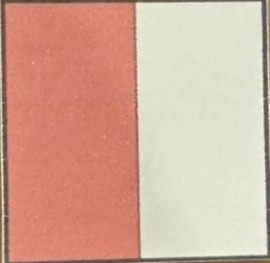
#> input picture 10.jpg, 270 x 263 px
$ python -i pyset.py   (imports and definitions only)
#> lines starting #> are read from the running program, lines starting #| are printed output that depends on the picture
from flask import Flask, request, render_template, send_file
import os
import cv2
import numpy as np
import matplotlib.pyplot as plt

def setpath(refpath, targetpath):
#> called with refpath = '10.jpg', targetpath = 'out.png'
    reference_img = cv2.imread(refpath)  # ภาพต้นฉบับ
#> reference_img is the input picture: shape (263, 270, 3); mean B, G, R 154.3, 172.6, 211.3
    target_img = cv2.imread(targetpath)  # ภาพที่ต้องการวิเคราะห์

    if reference_img is None or target_img is None:
        print("Error: ไม่สามารถโหลดภาพได้")
        return None

    # แปลงเป็น RGB
    reference_img = cv2.cvtColor(reference_img, cv2.COLOR_BGR2RGB)
    target_img = cv2.cvtColor(target_img, cv2.COLOR_BGR2RGB)

    # ปรับขนาดภาพเป้าหมายให้เท่ากับภาพต้นฉบับ
    target_img = cv2.resize(target_img, (reference_img.shape[1], reference_img.shape[0]))

    # สร้างภาพที่ผ่านการแก้ไข (ตัวอย่าง: เปลี่ยนเป็นโทนสีเทา)
    processed_img = cv2.cvtColor(target_img, cv2.COLOR_RGB2GRAY)
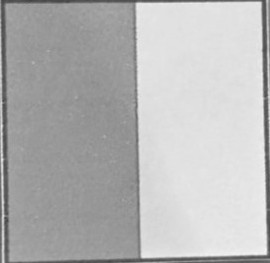
#> processed_img: shape (263, 270); min 67, max 248, mean 182
    processed_img = cv2.cvtColor(processed_img, cv2.COLOR_GRAY2RGB)
#> processed_img: shape (263, 270, 3)

    output_path = os.path.join('uploads', 'processed.jpg')
    cv2.imwrite(output_path, cv2.cvtColor(processed_img, cv2.COLOR_RGB2BGR))
    return output_path

# [1 line not run here, left out]
UPLOAD_FOLDER = 'uploads'
# [1 line not run here, left out]

# [26 lines that did not run here, left out]

# [3 lines that did not run here, left out]

# [2 lines not run here, left out]

>>> result = setpath('10.jpg', 'out.png')

$ run again, on 123.jpg
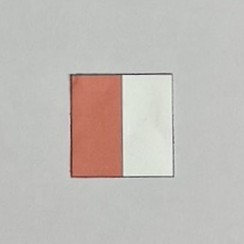
#> input picture 123.jpg, 244 x 244 px
#> in setpath, reference_img is the input picture: shape (244, 244, 3); mean B, G, R 183.7, 188.1, 193.5
#> in setpath, `processed_img = cv2.cvtColor(target_img, cv2.COLOR_RGB2GRAY)`:
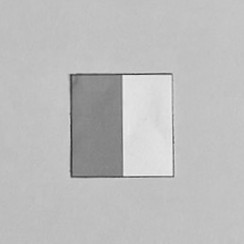
#> processed_img: shape (244, 244); min 44, max 243, mean 189.3

$ run again, on 234.jpg
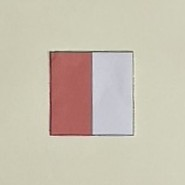
#> input picture 234.jpg, 185 x 185 px
#> in setpath, reference_img is the input picture: shape (185, 185, 3); mean B, G, R 177, 192.9, 201.6
#> in setpath, `processed_img = cv2.cvtColor(target_img, cv2.COLOR_RGB2GRAY)`:
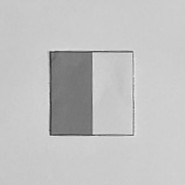
#> processed_img: shape (185, 185); min 49, max 234, mean 193.6
